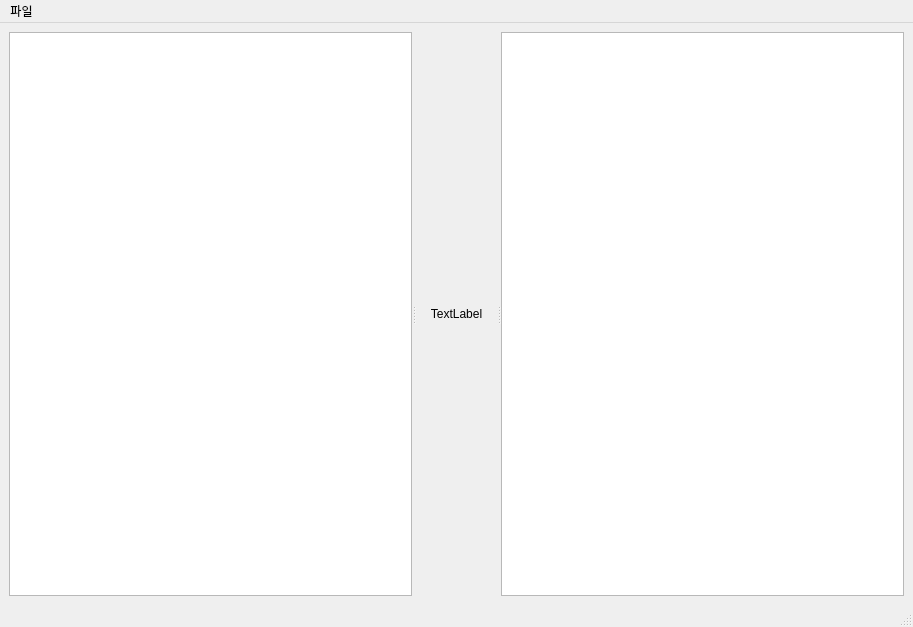
<?xml version="1.0" encoding="UTF-8"?>
<ui version="4.0">
 <class>MainWindow</class>
 <widget class="QMainWindow" name="MainWindow">
  <property name="geometry">
   <rect>
    <x>0</x>
    <y>0</y>
    <width>913</width>
    <height>627</height>
   </rect>
  </property>
  <property name="windowTitle">
   <string>MainWindow</string>
  </property>
  <widget class="QWidget" name="centralwidget">
   <layout class="QGridLayout" name="gridLayout">
    <item row="0" column="0">
     <widget class="QSplitter" name="mainSplitter">
      <property name="orientation">
       <enum>Qt::Horizontal</enum>
      </property>
      <widget class="QListWidget" name="settingLst"/>
      <widget class="QLabel" name="board">
       <property name="text">
        <string>TextLabel</string>
       </property>
       <property name="alignment">
        <set>Qt::AlignCenter</set>
       </property>
      </widget>
      <widget class="QListWidget" name="dtlSettingLst"/>
     </widget>
    </item>
   </layout>
  </widget>
  <widget class="QMenuBar" name="menubar">
   <property name="geometry">
    <rect>
     <x>0</x>
     <y>0</y>
     <width>913</width>
     <height>21</height>
    </rect>
   </property>
   <widget class="QMenu" name="menu">
    <property name="title">
     <string>파일</string>
    </property>
   </widget>
   <addaction name="menu"/>
  </widget>
  <widget class="QStatusBar" name="statusbar"/>
 </widget>
 <resources/>
 <connections/>
</ui>
